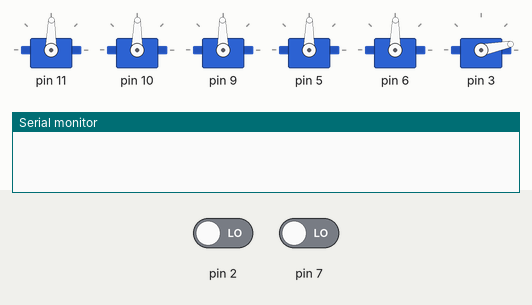
A sketch run on a simulated Arduino Uno, built with avr-gcc and run on an emulated ATmega328P. Parts: 6 × servo, the last lines printed to the serial monitor. The test bench sets the inputs (shaded band); at power-on: pin 2 LOW, pin 7 LOW.

Above: at 15.1 s.
15.2 s: pin 2 driven HIGH
At 16.26 s:
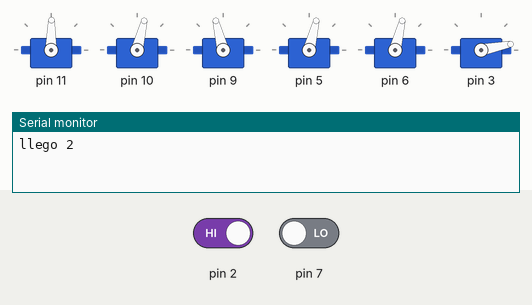
At 16.87 s:
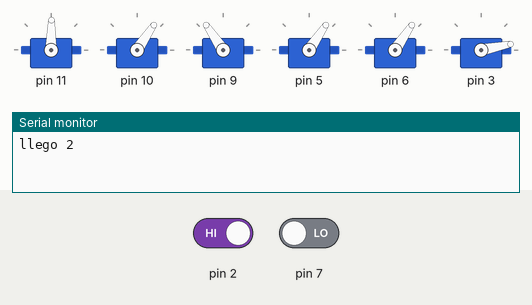
Timing chart, 0 to 36.0 s (numbered marks = the images above; inputs shaded):
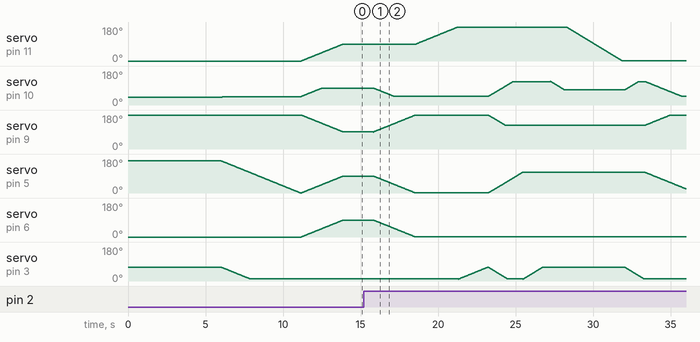

The sketch:

Many_mueve_colores.ino
```cpp
#include <Wire.h>
#include <Braccio.h>
#include <Servo.h>


Servo base;
Servo shoulder;
Servo elbow;
Servo wrist_rot;
Servo wrist_ver;
Servo gripper;
int x=30;
void setup() {
  Wire.begin();        // unirse al bus i2c como master
  Serial.begin(9600);  // configurar monitor serie a 9600
  pinMode(7,INPUT);
  pinMode(4,INPUT);
  pinMode(2,INPUT);
  Braccio.begin();
    // estado base
    Braccio.ServoMovement(30,0, 45, 180, 0, 0,  0);
    //  Hola
    Braccio.ServoMovement(30,90, 90, 90, 90, 90,  0);
}

void loop() {

  if(digitalRead(7)==HIGH){
      Serial.print("llego 1");
      delay(1000);
      //Inicio de movimiento
      Braccio.ServoMovement(30,0, 45, 180, 0, 0,  0);
      Braccio.ServoMovement(20,0, 125, 125, 110, 0,  0);
      Braccio.ServoMovement(20,0, 125, 125, 110, 0,  100);
      delay(500);
      Braccio.ServoMovement(20,0, 100, 125, 110, 0,  100);
      delay(100);
      Braccio.ServoMovement(20,90, 100, 125, 110, 0,  100);
      delay(100);
      Braccio.ServoMovement(20,90, 125, 125, 110, 0,  100);
      Braccio.ServoMovement(20,90, 125, 125, 110, 0,  0);
      Braccio.ServoMovement(30,90, 45, 180, 0, 0,   0);
      Braccio.ServoMovement(30,90, 45, 180, 0, 0,  100);
    }
    else if(digitalRead(2)==HIGH){{
      delay(100);
      Serial.print("llego 2");
      // turn LED on:

      Braccio.ServoMovement(30,90, 45, 180, 0, 0,   0);
      Braccio.ServoMovement(30,180, 45, 180, 0, 0,  0);
      //Inicio de movimiento 2 180 a 0
      Braccio.ServoMovement(30,180, 45, 180, 0, 0,  90);
      Braccio.ServoMovement(20,180, 125, 125, 110, 0,  0);
      Braccio.ServoMovement(20,180, 125, 125, 110, 0,  100);
      delay(500);
      Braccio.ServoMovement(20,180, 80, 125, 110, 0,  100);
      delay(100);
      Braccio.ServoMovement(20,0, 80, 125, 110, 0,  100);
      delay(100);
      Braccio.ServoMovement(20,0, 80, 125, 110, 0,  100);
      Braccio.ServoMovement(20,0, 125, 125, 110, 0,  0);
      Braccio.ServoMovement(30,0, 45, 180, 0, 0,   0);
      Braccio.ServoMovement(30,0, 45, 180, 0, 0,  100);
      // Mov 3 de 180 a 90
      Braccio.ServoMovement(30,90, 45, 180, 0, 0,  100);
      Braccio.ServoMovement(20,90, 125, 125, 110, 0,  0);
      Braccio.ServoMovement(20,90, 125, 125, 110, 0,  100);
      delay(500);
      Braccio.ServoMovement(20,90, 80, 125, 110, 0,  100);
      delay(100);
      Braccio.ServoMovement(20,180, 80, 125, 110, 0,  100);
      delay(100);
      Braccio.ServoMovement(20,180, 80, 125, 110, 0,  100);
      delay(500);
      Braccio.ServoMovement(20,180, 125, 125, 110, 0,  0);
      Braccio.ServoMovement(30,180, 45, 180, 0, 0,   0);
      Braccio.ServoMovement(30,90, 45, 180, 0, 0,  0);
      }
  }
  else{
    delay(100);
  }

  delay(500);
}
```
